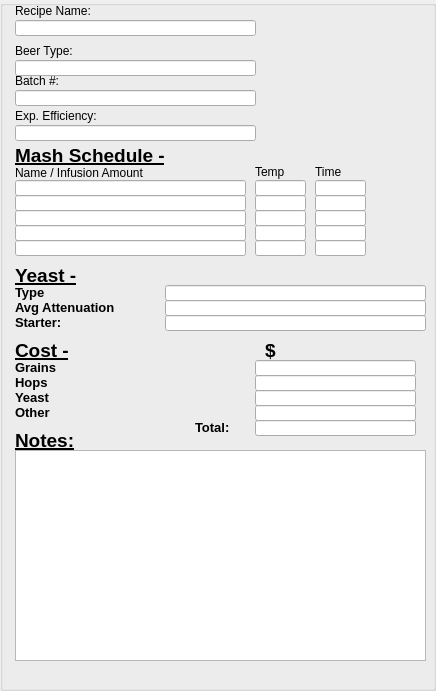
     <widget class="QGroupBox" name="groupBox_2">
      <property name="geometry">
       <rect>
        <x>435</x>
        <y>0</y>
        <width>436</width>
        <height>691</height>
       </rect>
      </property>
      <property name="title">
       <string/>
      </property>
      <widget class="QLineEdit" name="Recipe_name_txt">
       <property name="geometry">
        <rect>
         <x>15</x>
         <y>20</y>
         <width>241</width>
         <height>16</height>
        </rect>
       </property>
      </widget>
      <widget class="QLabel" name="recipe_name_label">
       <property name="geometry">
        <rect>
         <x>15</x>
         <y>0</y>
         <width>181</width>
         <height>21</height>
        </rect>
       </property>
       <property name="text">
        <string>Recipe Name:</string>
       </property>
      </widget>
      <widget class="QLineEdit" name="beer_type_txt">
       <property name="geometry">
        <rect>
         <x>15</x>
         <y>60</y>
         <width>241</width>
         <height>16</height>
        </rect>
       </property>
      </widget>
      <widget class="QLabel" name="beer_type_label">
       <property name="geometry">
        <rect>
         <x>15</x>
         <y>40</y>
         <width>181</width>
         <height>21</height>
        </rect>
       </property>
       <property name="text">
        <string>Beer Type:</string>
       </property>
      </widget>
      <widget class="QLineEdit" name="Batch_txt">
       <property name="geometry">
        <rect>
         <x>15</x>
         <y>90</y>
         <width>241</width>
         <height>16</height>
        </rect>
       </property>
      </widget>
      <widget class="QLabel" name="Batchnumber_label">
       <property name="geometry">
        <rect>
         <x>15</x>
         <y>70</y>
         <width>181</width>
         <height>21</height>
        </rect>
       </property>
       <property name="text">
        <string>Batch #:</string>
       </property>
      </widget>
      <widget class="QLineEdit" name="efficiency_txt">
       <property name="geometry">
        <rect>
         <x>15</x>
         <y>125</y>
         <width>241</width>
         <height>16</height>
        </rect>
       </property>
      </widget>
      <widget class="QLabel" name="efficiency_label">
       <property name="geometry">
        <rect>
         <x>15</x>
         <y>105</y>
         <width>181</width>
         <height>21</height>
        </rect>
       </property>
       <property name="text">
        <string>Exp. Efficiency:</string>
       </property>
      </widget>
      <widget class="QLineEdit" name="infusion_one_txt">
       <property name="geometry">
        <rect>
         <x>15</x>
         <y>180</y>
         <width>231</width>
         <height>16</height>
        </rect>
       </property>
      </widget>
      <widget class="QLabel" name="Mash_schedule_label">
       <property name="geometry">
        <rect>
         <x>15</x>
         <y>135</y>
         <width>251</width>
         <height>41</height>
        </rect>
       </property>
       <property name="text">
        <string>&lt;html&gt;&lt;head/&gt;&lt;body&gt;&lt;p&gt;&lt;span style=&quot; font-size:14pt; font-weight:600; text-decoration: underline;&quot;&gt;Mash Schedule -&lt;/span&gt;&lt;/p&gt;&lt;/body&gt;&lt;/html&gt;</string>
       </property>
      </widget>
      <widget class="QLabel" name="infusion_amount_label">
       <property name="geometry">
        <rect>
         <x>15</x>
         <y>165</y>
         <width>131</width>
         <height>16</height>
        </rect>
       </property>
       <property name="text">
        <string>&lt;html&gt;&lt;head/&gt;&lt;body&gt;&lt;p&gt;Name / Infusion Amount&lt;/p&gt;&lt;/body&gt;&lt;/html&gt;</string>
       </property>
      </widget>
      <widget class="QLineEdit" name="infusion_temp_one_txt">
       <property name="geometry">
        <rect>
         <x>255</x>
         <y>180</y>
         <width>51</width>
         <height>16</height>
        </rect>
       </property>
      </widget>
      <widget class="QLabel" name="label_34">
       <property name="geometry">
        <rect>
         <x>255</x>
         <y>165</y>
         <width>57</width>
         <height>14</height>
        </rect>
       </property>
       <property name="text">
        <string>&lt;html&gt;&lt;head/&gt;&lt;body&gt;&lt;p&gt;Temp&lt;/p&gt;&lt;/body&gt;&lt;/html&gt;</string>
       </property>
      </widget>
      <widget class="QLineEdit" name="infusion_three_txt">
       <property name="geometry">
        <rect>
         <x>15</x>
         <y>210</y>
         <width>231</width>
         <height>16</height>
        </rect>
       </property>
      </widget>
      <widget class="QLineEdit" name="infusion_temp_three_txt">
       <property name="geometry">
        <rect>
         <x>255</x>
         <y>210</y>
         <width>51</width>
         <height>16</height>
        </rect>
       </property>
      </widget>
      <widget class="QLineEdit" name="infusion_two_txt">
       <property name="geometry">
        <rect>
         <x>15</x>
         <y>195</y>
         <width>231</width>
         <height>16</height>
        </rect>
       </property>
      </widget>
      <widget class="QLineEdit" name="infusion_temp_two_txt">
       <property name="geometry">
        <rect>
         <x>255</x>
         <y>195</y>
         <width>51</width>
         <height>16</height>
        </rect>
       </property>
      </widget>
      <widget class="QLineEdit" name="infusion_four_txt">
       <property name="geometry">
        <rect>
         <x>15</x>
         <y>225</y>
         <width>231</width>
         <height>16</height>
        </rect>
       </property>
      </widget>
      <widget class="QLineEdit" name="infusion_temp_four_txt">
       <property name="geometry">
        <rect>
         <x>255</x>
         <y>225</y>
         <width>51</width>
         <height>16</height>
        </rect>
       </property>
      </widget>
      <widget class="QLineEdit" name="infusion_five_txt">
       <property name="geometry">
        <rect>
         <x>15</x>
         <y>240</y>
         <width>231</width>
         <height>16</height>
        </rect>
       </property>
      </widget>
      <widget class="QLineEdit" name="infusion_temp_five_txt">
       <property name="geometry">
        <rect>
         <x>255</x>
         <y>240</y>
         <width>51</width>
         <height>16</height>
        </rect>
       </property>
      </widget>
      <widget class="QLabel" name="Yeast_label">
       <property name="geometry">
        <rect>
         <x>15</x>
         <y>255</y>
         <width>221</width>
         <height>41</height>
        </rect>
       </property>
       <property name="text">
        <string>&lt;html&gt;&lt;head/&gt;&lt;body&gt;&lt;p&gt;&lt;span style=&quot; font-size:14pt; font-weight:600; text-decoration: underline;&quot;&gt;Yeast -&lt;/span&gt;&lt;/p&gt;&lt;/body&gt;&lt;/html&gt;</string>
       </property>
      </widget>
      <widget class="QLabel" name="cost_label">
       <property name="geometry">
        <rect>
         <x>15</x>
         <y>330</y>
         <width>81</width>
         <height>41</height>
        </rect>
       </property>
       <property name="text">
        <string>&lt;html&gt;&lt;head/&gt;&lt;body&gt;&lt;p&gt;&lt;span style=&quot; font-size:14pt; font-weight:600; text-decoration: underline;&quot;&gt;Cost -&lt;/span&gt;&lt;/p&gt;&lt;/body&gt;&lt;/html&gt;</string>
       </property>
      </widget>
      <widget class="QLabel" name="cost_grains_label">
       <property name="geometry">
        <rect>
         <x>15</x>
         <y>360</y>
         <width>211</width>
         <height>16</height>
        </rect>
       </property>
       <property name="text">
        <string>&lt;html&gt;&lt;head/&gt;&lt;body&gt;&lt;p&gt;&lt;span style=&quot; font-size:10pt; font-weight:600;&quot;&gt;Grains&lt;/span&gt;&lt;/p&gt;&lt;/body&gt;&lt;/html&gt;</string>
       </property>
      </widget>
      <widget class="QLabel" name="cost_hops_label">
       <property name="geometry">
        <rect>
         <x>15</x>
         <y>375</y>
         <width>211</width>
         <height>16</height>
        </rect>
       </property>
       <property name="text">
        <string>&lt;html&gt;&lt;head/&gt;&lt;body&gt;&lt;p&gt;&lt;span style=&quot; font-size:10pt; font-weight:600;&quot;&gt;Hops&lt;/span&gt;&lt;/p&gt;&lt;/body&gt;&lt;/html&gt;</string>
       </property>
      </widget>
      <widget class="QLabel" name="cost_yeast_label">
       <property name="geometry">
        <rect>
         <x>15</x>
         <y>390</y>
         <width>241</width>
         <height>16</height>
        </rect>
       </property>
       <property name="text">
        <string>&lt;html&gt;&lt;head/&gt;&lt;body&gt;&lt;p&gt;&lt;span style=&quot; font-size:10pt; font-weight:600;&quot;&gt;Yeast&lt;/span&gt;&lt;/p&gt;&lt;/body&gt;&lt;/html&gt;</string>
       </property>
      </widget>
      <widget class="QLabel" name="cost_other_label">
       <property name="geometry">
        <rect>
         <x>15</x>
         <y>405</y>
         <width>211</width>
         <height>16</height>
        </rect>
       </property>
       <property name="text">
        <string>&lt;html&gt;&lt;head/&gt;&lt;body&gt;&lt;p&gt;&lt;span style=&quot; font-size:10pt; font-weight:600;&quot;&gt;Other&lt;/span&gt;&lt;/p&gt;&lt;/body&gt;&lt;/html&gt;</string>
       </property>
      </widget>
      <widget class="QLineEdit" name="cost_grains_txt">
       <property name="geometry">
        <rect>
         <x>255</x>
         <y>360</y>
         <width>161</width>
         <height>16</height>
        </rect>
       </property>
      </widget>
      <widget class="QLineEdit" name="cost_grains_txt_2">
       <property name="geometry">
        <rect>
         <x>255</x>
         <y>375</y>
         <width>161</width>
         <height>16</height>
        </rect>
       </property>
      </widget>
      <widget class="QLineEdit" name="cost_yeast_txt">
       <property name="geometry">
        <rect>
         <x>255</x>
         <y>390</y>
         <width>161</width>
         <height>16</height>
        </rect>
       </property>
      </widget>
      <widget class="QLineEdit" name="cost_other_txt">
       <property name="geometry">
        <rect>
         <x>255</x>
         <y>405</y>
         <width>161</width>
         <height>16</height>
        </rect>
       </property>
      </widget>
      <widget class="QLineEdit" name="infusion_time_one_txt">
       <property name="geometry">
        <rect>
         <x>315</x>
         <y>180</y>
         <width>51</width>
         <height>16</height>
        </rect>
       </property>
      </widget>
      <widget class="QLabel" name="label_55">
       <property name="geometry">
        <rect>
         <x>315</x>
         <y>165</y>
         <width>57</width>
         <height>14</height>
        </rect>
       </property>
       <property name="text">
        <string>&lt;html&gt;&lt;head/&gt;&lt;body&gt;&lt;p&gt;Time&lt;/p&gt;&lt;/body&gt;&lt;/html&gt;</string>
       </property>
      </widget>
      <widget class="QLineEdit" name="infusion_time_four_txt">
       <property name="geometry">
        <rect>
         <x>315</x>
         <y>225</y>
         <width>51</width>
         <height>16</height>
        </rect>
       </property>
      </widget>
      <widget class="QLineEdit" name="infusion_time_five_txt">
       <property name="geometry">
        <rect>
         <x>315</x>
         <y>240</y>
         <width>51</width>
         <height>16</height>
        </rect>
       </property>
      </widget>
      <widget class="QLineEdit" name="infusion_time_two_txt">
       <property name="geometry">
        <rect>
         <x>315</x>
         <y>195</y>
         <width>51</width>
         <height>16</height>
        </rect>
       </property>
      </widget>
      <widget class="QLineEdit" name="infusion_time_three_txt">
       <property name="geometry">
        <rect>
         <x>315</x>
         <y>210</y>
         <width>51</width>
         <height>16</height>
        </rect>
       </property>
      </widget>
      <widget class="QLineEdit" name="yeat_starter_txt">
       <property name="geometry">
        <rect>
         <x>165</x>
         <y>315</y>
         <width>261</width>
         <height>16</height>
        </rect>
       </property>
      </widget>
      <widget class="QLabel" name="yeast_starter_label">
       <property name="geometry">
        <rect>
         <x>15</x>
         <y>315</y>
         <width>241</width>
         <height>16</height>
        </rect>
       </property>
       <property name="text">
        <string>&lt;html&gt;&lt;head/&gt;&lt;body&gt;&lt;p&gt;&lt;span style=&quot; font-size:10pt; font-weight:600;&quot;&gt;Starter:&lt;/span&gt;&lt;/p&gt;&lt;/body&gt;&lt;/html&gt;</string>
       </property>
      </widget>
      <widget class="QLabel" name="yeast_type_label">
       <property name="geometry">
        <rect>
         <x>15</x>
         <y>285</y>
         <width>211</width>
         <height>16</height>
        </rect>
       </property>
       <property name="text">
        <string>&lt;html&gt;&lt;head/&gt;&lt;body&gt;&lt;p&gt;&lt;span style=&quot; font-size:10pt; font-weight:600;&quot;&gt;Type&lt;/span&gt;&lt;/p&gt;&lt;/body&gt;&lt;/html&gt;</string>
       </property>
      </widget>
      <widget class="QLabel" name="yeast_attenuation_label">
       <property name="geometry">
        <rect>
         <x>15</x>
         <y>300</y>
         <width>211</width>
         <height>16</height>
        </rect>
       </property>
       <property name="text">
        <string>&lt;html&gt;&lt;head/&gt;&lt;body&gt;&lt;p&gt;&lt;span style=&quot; font-size:10pt; font-weight:600;&quot;&gt;Avg Attenuation&lt;/span&gt;&lt;/p&gt;&lt;/body&gt;&lt;/html&gt;</string>
       </property>
      </widget>
      <widget class="QLineEdit" name="yeast_attenuation_txt">
       <property name="geometry">
        <rect>
         <x>165</x>
         <y>300</y>
         <width>261</width>
         <height>16</height>
        </rect>
       </property>
      </widget>
      <widget class="QLineEdit" name="yeast_type_txt">
       <property name="geometry">
        <rect>
         <x>165</x>
         <y>285</y>
         <width>261</width>
         <height>16</height>
        </rect>
       </property>
      </widget>
      <widget class="QLabel" name="dollar_sign">
       <property name="geometry">
        <rect>
         <x>265</x>
         <y>330</y>
         <width>81</width>
         <height>41</height>
        </rect>
       </property>
       <property name="text">
        <string>&lt;html&gt;&lt;head/&gt;&lt;body&gt;&lt;p&gt;&lt;span style=&quot; font-size:14pt; font-weight:600;&quot;&gt;$&lt;/span&gt;&lt;/p&gt;&lt;/body&gt;&lt;/html&gt;</string>
       </property>
      </widget>
      <widget class="QLabel" name="cost_total_label">
       <property name="geometry">
        <rect>
         <x>195</x>
         <y>420</y>
         <width>211</width>
         <height>16</height>
        </rect>
       </property>
       <property name="text">
        <string>&lt;html&gt;&lt;head/&gt;&lt;body&gt;&lt;p&gt;&lt;span style=&quot; font-size:10pt; font-weight:600;&quot;&gt;Total:&lt;/span&gt;&lt;/p&gt;&lt;/body&gt;&lt;/html&gt;</string>
       </property>
      </widget>
      <widget class="QLineEdit" name="cost_total_txt">
       <property name="geometry">
        <rect>
         <x>255</x>
         <y>420</y>
         <width>161</width>
         <height>16</height>
        </rect>
       </property>
      </widget>
      <widget class="QLabel" name="notes_label">
       <property name="geometry">
        <rect>
         <x>15</x>
         <y>420</y>
         <width>81</width>
         <height>41</height>
        </rect>
       </property>
       <property name="text">
        <string>&lt;html&gt;&lt;head/&gt;&lt;body&gt;&lt;p&gt;&lt;span style=&quot; font-size:14pt; font-weight:600; text-decoration: underline;&quot;&gt;Notes:&lt;/span&gt;&lt;/p&gt;&lt;/body&gt;&lt;/html&gt;</string>
       </property>
      </widget>
      <widget class="QTextEdit" name="Notes">
       <property name="geometry">
        <rect>
         <x>15</x>
         <y>450</y>
         <width>411</width>
         <height>211</height>
        </rect>
       </property>
      </widget>
     </widget>
